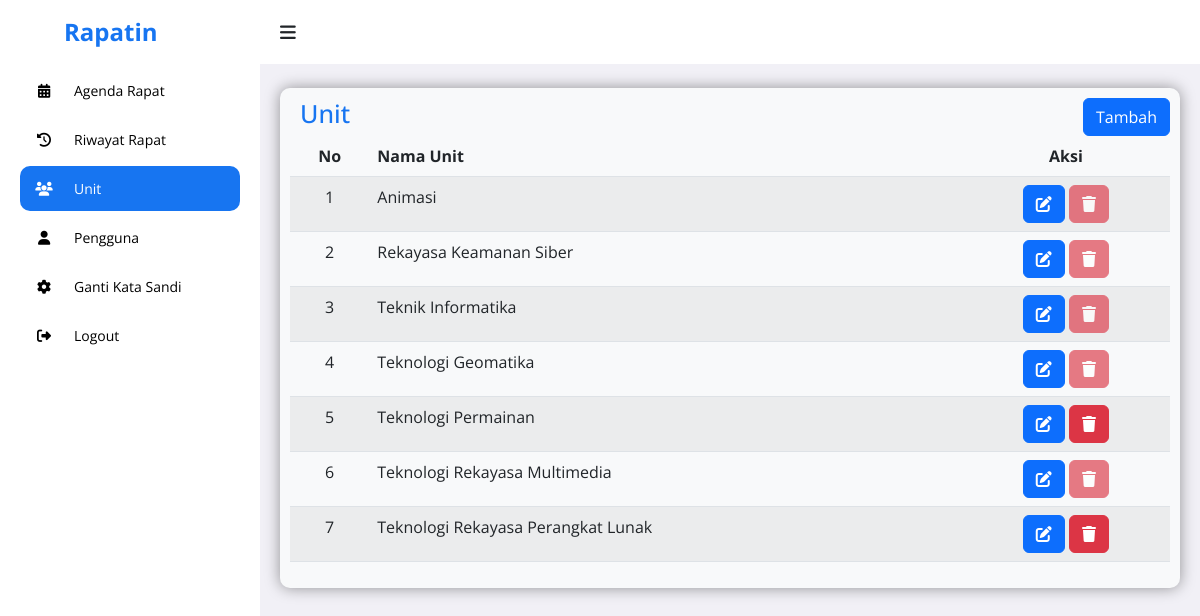
The app's page /admin/unit.php (signed in) with its own data.
### tables this page shows
CREATE TABLE `unit` (
  `id_unit` int NOT NULL,
  `nama_unit` varchar(255) NOT NULL
);

### admin/unit.php (the view, shortened to what this page needs)
<?php
include '../php/koneksi.php';
$sql = "
    SELECT
        u.id_unit,
        u.nama_unit,
        -- Cek apakah unit terpakai di tabel user
        (SELECT COUNT(id_user) FROM users WHERE unit_id = u.id_unit) AS user_count,
        -- Cek apakah unit terpakai di tabel agenda_rapat (unit_id)
        (SELECT COUNT(id_rapat) FROM agenda_rapat WHERE id_unit = u.id_unit) AS rapat_count
    FROM
        unit u
    ORDER BY
        u.nama_unit ASC";
$result = $koneksi->query($sql);
$unit = [];
if ($result->num_rows > 0) {
    while ($row = $result->fetch_assoc()) {
        $row['is_used'] = ($row['user_count'] > 0 || $row['rapat_count'] > 0);
        $unit[] = $row;
    }
}
?>
<!DOCTYPE html>
<html lang="en">
<head>
    <link rel="stylesheet" href="https://cdnjs.cloudflare.com/ajax/libs/font-awesome/6.4.0/css/all.min.css">
    <link rel="stylesheet" href="https://cdn.jsdelivr.net/npm/bootstrap@5.2.3/dist/css/bootstrap.min.css">
    <link rel="stylesheet" href="https://cdn.datatables.net/2.3.4/css/dataTables.bootstrap5.css">
    <link rel="stylesheet" href="https://unpkg.com/aos@next/dist/aos.css" />
    <link rel="stylesheet" href="https://cdn.datatables.net/responsive/2.3.4/css/responsive.bootstrap5.min.css">
    <link rel="stylesheet" href="../assets/admin.css">
</head>
<body>
    <section id="sidebar">
        <a href="../landing/index.php" data-aos="fade-down" class="logo ps-3"><i class='ps-5'></i> Rapatin</a>
        <ul class="side-menu" data-aos="fade-right">
			<li><a href="agenda.php"><i class="fa-solid fa-calendar-days icon"></i> Agenda Rapat</a></li>
            <li><a href="riwayat.php"><i class="fa-solid fa-clock-rotate-left icon"></i> Riwayat Rapat</a></li>
            <li><a href="unit.php" class="active"><i class="fa-solid fa-users icon"></i>Unit</a></li>
            <li><a href="manage_user.php"><i class="fa-solid fa-user icon"></i> Pengguna</a></li>
            <li><a href="pengaturan.php"><i class="fa-solid fa-gear icon"></i> Ganti Kata Sandi</a></li>
            <li><a href="logout.php"><i class="fa-solid fa-right-from-bracket icon"></i> Logout</a></li>
        </ul>
    </section>
    <section id="content">
        <nav class="atas">
            <i data-aos="fade-right" class='fa-solid fa-bars toggle-sidebar'></i>
        </nav>
        <main id="unit">
            <div data-aos="fade-down" class="rapat bg-light">
                <div class="tableheader">
					<h2>Unit</h2>
                    <button type="button" class="btn btn-primary tambah" data-bs-toggle="modal" data-bs-target="#tambahModal">Tambah</button>
                </div>
                <table id="tabel-rapat" class="table table-striped ">
                    <thead>
                        <tr>
                            <th class="text-center">No</th>
                            <th>Nama Unit</th>
                            <th class="text-center">Aksi</th>
                            </tr>
                        </thead>
                    <tbody>
                        <?php $no = 1;
                        foreach ($unit as $org):
                            $disable_delete = $org['is_used'] ? 'disabled' : '';
                            $tooltip_delete = $org['is_used'] ? 'title="Unit ini sudah terpakai di Pengguna atau Rapat, tidak bisa dihapus."' : 'title="Hapus Unit"';
                        ?>
                            <tr>
                                <td class="text-center"><?= $no++ ?></td>
                                <td><?= htmlspecialchars($org['nama_unit']) ?></td>
                                <td class="text-center">
                                    <button type="button" class="btn btn-primary aksi edit-btn" data-bs-toggle="modal" data-bs-target="#editModal" data-id="<?= $org['id_unit'] ?>" data-nama="<?= htmlspecialchars($org['nama_unit']) ?>" title="Edit Unit">
                                        <i class="fa-solid fa-pen-to-square"></i>
                                    </button>
                                    <button type="button" class="btn btn-danger aksi delete-btn" data-bs-toggle="modal" data-bs-target="#deletemodal" data-id="<?= $org['id_unit'] ?>" data-nama="<?= htmlspecialchars($org['nama_unit']) ?>" <?= $disable_delete ?> <?= $tooltip_delete ?>>
                                        <i class="fa-solid fa-trash"></i>
                                    </button>
                                </td>
                            </tr>
                        <?php endforeach; ?>
                        </tbody>
                    </table>
                </div>
            </main>
        </section>
</body>
</html>

### assets/admin.css (style rules this page uses)
* { font-family: 'Open Sans', sans-serif; margin: 0; padding: 0; box-sizing: border-box; }
:root { --abu: #F1F0F6; --putih: #fff; --hitam: #000; --biru: #1775F1; }
html { overflow-x: hidden; }
body { background: var(--abu); overflow-x: hidden; }
a { text-decoration: none; }
li { list-style: none; }
#sidebar { position: fixed; max-width: 260px; width: 100%; background: var(--putih); top: 0; left: 0; height: 100%; overflow-y: auto; scrollbar-width: none; transition: all .3s ease; z-index: 200; }
#sidebar .logo { font-size: 24px; display: flex; align-items: center; height: 64px; font-weight: 700; color: var(--biru); position: sticky; top: 0; left: 0; z-index: 100; background: var(--putih); transition: all .3s ease; padding: 0 6px; }
#sidebar .icon { min-width: 48px; display: flex; justify-content: center; align-items: center; margin-right: 6px; }
#sidebar .side-menu { padding: 0 20px; transition: all .3s ease; }
#sidebar .side-menu a { display: flex; align-items: center; font-size: 14px; color: var(--hitam); padding: 12px 16px 12px 0; transition: all .3s ease; border-radius: 10px; margin: 4px 0; white-space: nowrap; }
#sidebar .side-menu > li > a.active, #sidebar .side-menu > li > a.active:hover { background: var(--biru); color: var(--putih); }
#content { position: relative; width: calc(100% - 260px); left: 260px; transition: all .3s ease; }
.atas { background: var(--putih); height: 64px; padding: 0 20px; display: flex; align-items: center; grid-gap: 28px; position: sticky; top: 0; left: 0; z-index: 100; }
nav .toggle-sidebar { font-size: 18px; cursor: pointer; }
main { width: 100%; padding: 24px 20px 20px 20px; }
main .rapat { box-shadow: 0 0 15px 0 rgba(0, 0, 0, 0.4); border-radius: 10px; padding: 10px; }
main .tableheader { display: flex; justify-content: space-between; align-items: flex-start; }
main .tableheader h2 { color: #1775F1; margin-left: 10px; font-size: 25px; }

### records on screen
unit: nama_unit "Animasi"
unit: nama_unit "Rekayasa Keamanan Siber"
unit: nama_unit "Teknik Informatika"
unit: nama_unit "Teknologi Geomatika"
unit: nama_unit "Teknologi Permainan"
unit: nama_unit "Teknologi Rekayasa Multimedia"
unit: nama_unit "Teknologi Rekayasa Perangkat Lunak"
